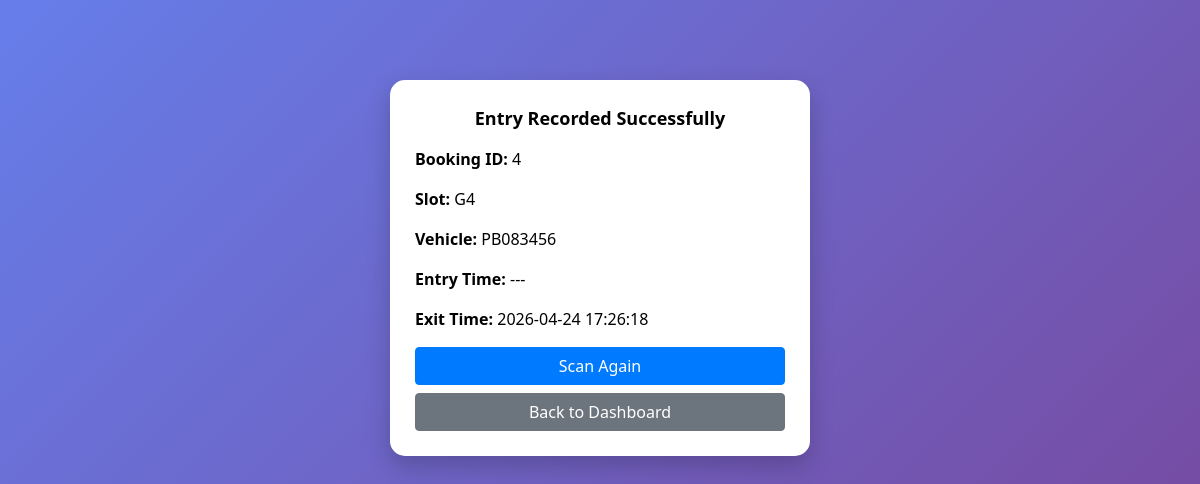
The app's page /admin/process-scan.php?booking_id=4 (signed in) with its own data.
### tables this page shows
CREATE TABLE `bookings` (
  `booking_id` int(11) NOT NULL,
  `user_id` int(11) DEFAULT NULL,
  `slot_id` int(11) DEFAULT NULL,
  `vehicle_no` varchar(20) DEFAULT NULL,
  `entry_time` datetime DEFAULT NULL,
  `exit_time` datetime DEFAULT NULL,
  `status` enum('in','out') DEFAULT 'in',
  `amount` decimal(10,2) DEFAULT NULL
);

CREATE TABLE `slots` (
  `slot_id` int(11) NOT NULL,
  `slot_number` varchar(20) NOT NULL,
  `floor_id` int(11) DEFAULT NULL,
  `vehicle_type` enum('Car','Bike') NOT NULL,
  `status` enum('free','occupied') DEFAULT 'free'
);

### admin/process-scan.php (the view, shortened to what this page needs)
<?php
include('../includes/dbconnection.php');
$booking_id = mysqli_real_escape_string($con, $_GET['booking_id']);
$query = mysqli_query($con, "
SELECT bookings.*, slots.slot_number
FROM bookings
JOIN slots ON bookings.slot_id = slots.slot_id
WHERE bookings.booking_id='$booking_id'
");
$row = mysqli_fetch_assoc($query);
$message = "";
if(empty($row['entry_time'])){
    $message = "Entry Recorded Successfully";
}
?>
<!DOCTYPE html>
<html>
<head>
<link rel="stylesheet" href="https://cdn.jsdelivr.net/npm/bootstrap@4.6.2/dist/css/bootstrap.min.css">
</head>
<body>
<div class="box">
<div class="success"><?php echo $message; ?></div>
<div class="info">
<p><b>Booking ID:</b> <?php echo $booking_id; ?></p>
<p><b>Slot:</b> <?php echo $row['slot_number']; ?></p>
<p><b>Vehicle:</b> <?php echo $row['vehicle_no']; ?></p>
<p><b>Entry Time:</b> <?php echo $row['entry_time'] ?? '---'; ?></p>
<p><b>Exit Time:</b> <?php echo $row['exit_time'] ?? '---'; ?></p>
</div>
<a href="scan.php" class="btn btn-primary btn-block mt-3">Scan Again</a>
<a href="dashboard.php" class="btn btn-secondary btn-block">Back to Dashboard</a>
</div>
</body>
</html>

### admin/process-scan.php (style rules this page uses)
body { background: linear-gradient(135deg,#667eea,#764ba2); font-family:'Segoe UI', sans-serif; color:white; text-align:center; }
.box { max-width:420px; margin:80px auto; background:white; color:black; padding:25px; border-radius:15px; box-shadow:0 10px 25px rgba(0,0,0,0.2); }
.success { font-size:18px; font-weight:600; margin-bottom:15px; }
.info { text-align:left; margin-top:15px; }

### records on screen
bookings: entry_time "Entry Recorded Successfully", slot.slot_number "G4", vehicle_no "PB083456", entry_time "---", exit_time "2026-04-24 17:26:18"

### other values on screen
$booking_id "4"
